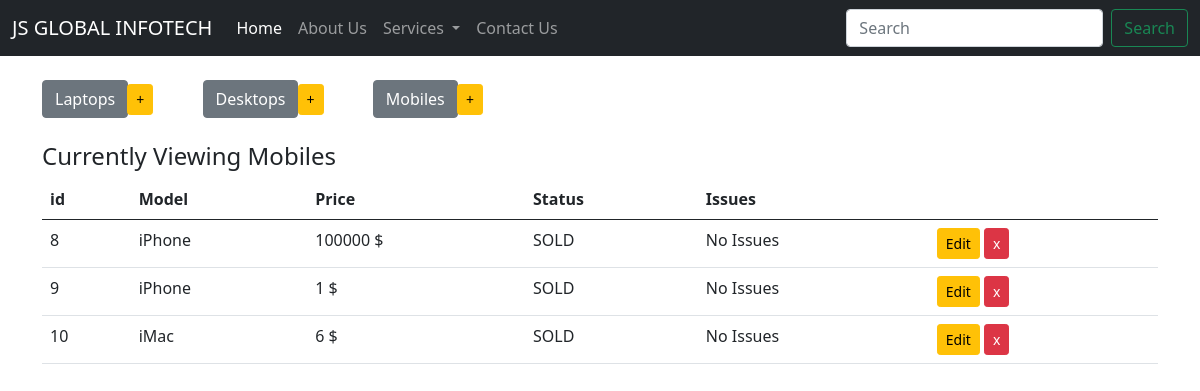
Page /services/hardwares/mobiles on the committed database.
### mysite_inventory/models.py (models this page shows, shortened)
class Device(models.Model):
    type = models.CharField(max_length=200, blank=False)
    price = models.IntegerField()
    choices = (
        ('AVAILABLE', 'Item ready to be purchased'),
        ('SOLD', 'Item already purchased'),
        ('RESTOCKING', 'Item restocking in few days')
    )
    status = models.CharField(max_length=10, choices=choices, default='SOLD')
    issues = models.CharField(max_length=50, default="No Issues")
    class Meta:
        abstract = True

class Mobile(Device):
    pass

### mysite_inventory/views.py (the view)
def display_mobiles(request):
    items = Mobile.objects.all()
    context = {
        'items': items,
        'header': 'Mobiles',
    }
    return render(request, 'inv/index.html', context)

### mysite_inventory/templates/inv/index.html (shortened to what this page needs)
{% extends 'base.html' %} {% block body %} {% load static %}
<link rel="stylesheet" type="text/css" href="{% static '/css/style.css' %}" />
<br />
<div class="container">
  <div class="add_buttons">
    <div class="button-group">
      <a
        href="{% url 'display_laptops' %}"
        class="btn btn-md btn-trim button"
        role="button"
      >
        Laptops</a
      >
      <a
        href="{% url 'add_laptop' %}"
        class="btn btn-warning btn-sm btn-pad"
        role="button"
      >
        +</a
      >
      <a
        href="{% url 'display_desktops' %}"
        class="btn btn-md btn-trim button"
        role="button"
      >
        Desktops</a
      >
      <a
        href="{% url 'add_desktop' %}"
        class="btn btn-warning btn-sm btn-pad"
        role="button"
      >
        +</a
      >
      <a
        href="{% url 'display_mobiles' %}"
        class="btn btn-md btn-trim button"
        role="button"
      >
        Mobiles</a
      >
      <a
        href="{% url 'add_mobile' %}"
        class="btn btn-warning btn-sm btn-pad"
        role="button"
      >
        +</a
      >
    </div>
  </div>
  <div>
    <br />
    <h4>Currently Viewing {{ header }}</h4>
  </div>
  <table class="table table-hover">
    <thead>
      <tr>
        <th>id</th>
        <th>Model</th>
        <th>Price</th>
        <th>Status</th>
        <th>Issues</th>
        <th></th>
      </tr>
    </thead>
    <tbody>
      {% for item in items %}
      <tr>
        <td>{{ item.pk }}</td>
        <td>{{ item.type }}</td>
        <td>{{ item.price }} $</td>
        <td>{{ item.status }}</td>
        <td>{{ item.issues }}</td>
        {% if header|lower == "laptops" %}
        <td>
          <a
            href="{% url 'edit_laptop' item.pk %}"
            class="btn btn-warning btn-sm"
            role="button"
            aria-pressed="true"
          >
            Edit</a
          >
          <a
            href="{% url 'delete_laptop' item.pk%}"
            class="btn btn-danger btn-sm"
            role="button"
            aria-pressed="true"
          >
            x</a
          >
        </td>
        {% else %}
        <td>
          <a
            href="{% url 'edit_mobile' item.pk %}"
            class="btn btn-warning btn-sm"
            role="button"
            aria-pressed="true"
          >
            Edit</a
          >
          <a
            href="{% url 'delete_mobile' item.pk%}"
            class="btn btn-danger btn-sm"
            role="button"
            aria-pressed="true"
          >
            x</a
          >
        </td>
        {% endif %}
      </tr>
      {%empty%}
      <tr>
        <td>No data available for {{header|lower}}</td>
      </tr>
      {% endfor %}
    </tbody>
  </table>
</div>
{% endblock %}

### static/css/style.css (style rules this page uses)
.btn-pad { margin-right: 45px; }
.btn-trim { margin-right: -5px }

### rows in the picture
Mobile: pk "8", type "iPhone", price "100000", status "SOLD", issues "No Issues"
Mobile: pk "9", type "iPhone", price "1", status "SOLD", issues "No Issues"
Mobile: pk "10", type "iMac", price "6", status "SOLD", issues "No Issues"

### other values in the picture
{{ header }} "Mobiles"
